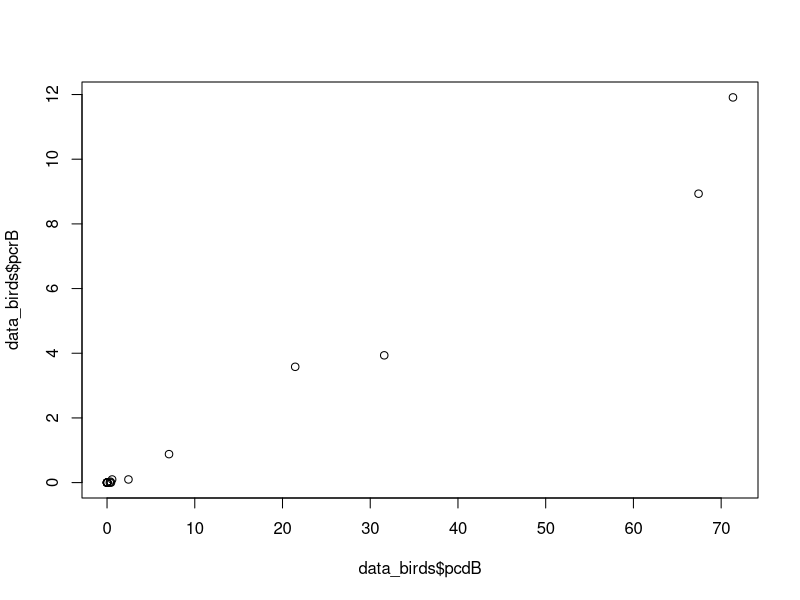

Write R code to recreate this figure.
# Data Birds Euterpe.
# Sevilla, 23 Feb 2015.
data_birds<- read.table(file="data_birds_euterpe.txt",sep="\t", header=T, dec=".",
    na.string="NA")

cor(data_birds[,c(3:8,15,16)])
cor.test(data_birds$abundB, data_birds$pcrB)
cor.test(data_birds$abundNB, data_birds$pcrNB)
cor.test(data_birds$qc, data_birds$pcrB)
cor.test(data_birds$pcdB, data_birds$pcrB)
plot(data_birds$pcdB, data_birds$pcrB)
